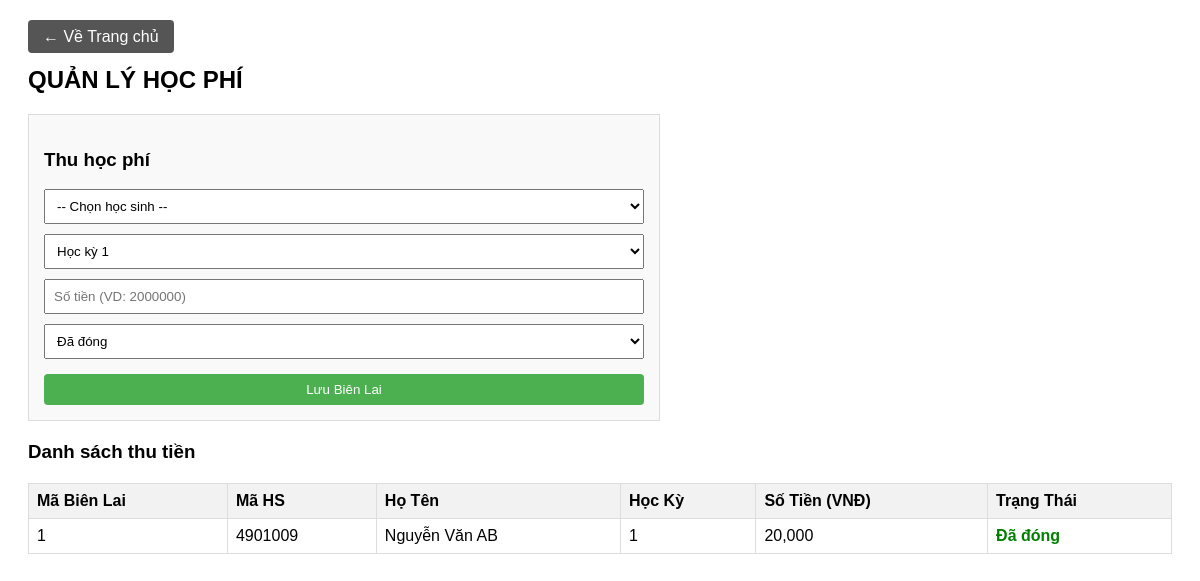
Screenshot of /hocphi.php (signed in) with the database file from the repository.
### tables this page shows
CREATE TABLE `hocphi` (
  `MaHP` int(11) NOT NULL,
  `MaHS` int(11) NOT NULL,
  `HocKy` int(11) NOT NULL,
  `SoTien` int(11) NOT NULL DEFAULT 0,
  `TrangThai` varchar(50) DEFAULT 'Chưa đóng'
);

CREATE TABLE `hocsinh` (
  `MaHS` int(11) NOT NULL,
  `HoTen` varchar(100) DEFAULT NULL,
  `NgaySinh` date DEFAULT NULL,
  `GioiTinh` varchar(10) DEFAULT NULL,
  `DiaChi` varchar(200) DEFAULT NULL,
  `DienThoai` varchar(15) DEFAULT NULL,
  `Email` varchar(100) DEFAULT NULL
);

### hocphi.php (the view, shortened to what this page needs)
<?php
require_once 'connect.php';
$sql_hp = "SELECT hp.*, hs.HoTen FROM hocphi hp JOIN hocsinh hs ON hp.MaHS = hs.MaHS ORDER BY hp.MaHP DESC";
$result_hp = $conn->query($sql_hp);
?>
<!DOCTYPE html>
<html>
<head>
</head>
<body>
    <a href="index.php" class="btn" style="background: #555;">&larr; Về Trang chủ</a>
    <h2>QUẢN LÝ HỌC PHÍ</h2>
    <div class="form-add">
        <h3>Thu học phí</h3>
        <form method="POST" action="">
            <select name="MaHS" required style="width: 100%; padding: 8px; margin-bottom: 10px;">
                <option value="">-- Chọn học sinh --</option>
            </select>
            <select name="HocKy" required style="width: 100%; padding: 8px; margin-bottom: 10px;">
                <option value="1">Học kỳ 1</option>
            </select>
            <input type="number" name="SoTien" placeholder="Số tiền (VD: 2000000)" required style="width: 100%; padding: 8px; margin-bottom: 10px; box-sizing: border-box;">
            <select name="TrangThai" required style="width: 100%; padding: 8px; margin-bottom: 15px;">
                <option value="Đã đóng">Đã đóng</option>
            </select>
            <button type="submit" class="btn" style="width: 100%;">Lưu Biên Lai</button>
        </form>
    </div>
    <h3>Danh sách thu tiền</h3>
    <table>
        <tr>
            <th>Mã Biên Lai</th>
            <th>Mã HS</th>
            <th>Họ Tên</th>
            <th>Học Kỳ</th>
            <th>Số Tiền (VNĐ)</th>
            <th>Trạng Thái</th>
        </tr>
        <?php
        if ($result_hp->num_rows > 0) {
            while($row = $result_hp->fetch_assoc()) {
                echo "<tr>";
                echo "<td>" . $row['MaHP'] . "</td>";
                echo "<td>" . $row['MaHS'] . "</td>";
                echo "<td>" . $row['HoTen'] . "</td>";
                echo "<td>" . $row['HocKy'] . "</td>";
                echo "<td>" . number_format($row['SoTien']) . "</td>";
                $class_tt = ($row['TrangThai'] == 'Đã đóng') ? 'trang-thai-da-dong' : 'trang-thai-chua-dong';
                echo "<td class='$class_tt'>" . $row['TrangThai'] . "</td>";
                echo "</tr>";
            }
        } else {
            echo "<tr><td colspan='6' style='text-align:center;'>Chưa có dữ liệu học phí.</td></tr>";
        }
        ?>
    </table>
</body>
</html>

### hocphi.php (style rules this page uses)
body { font-family: Arial; padding: 20px; }
table { width: 100%; border-collapse: collapse; margin-top: 20px; }
th, td { border: 1px solid #ddd; padding: 8px; text-align: left; }
th { background-color: #f2f2f2; }
.btn { padding: 8px 15px; background: #4CAF50; color: white; border-radius: 4px; border: none; cursor: pointer; text-decoration: none; }
.form-add { background: #f9f9f9; padding: 15px; border: 1px solid #ddd; margin-bottom: 20px; max-width: 600px; }
.trang-thai-da-dong { color: green; font-weight: bold; }

### rows the page displays
hocphi: MaHP "1", MaHS "4901009", MaHS.HoTen "Nguyễn Văn AB", HocKy "1", SoTien "20,000", TrangThai "Đã đóng"
